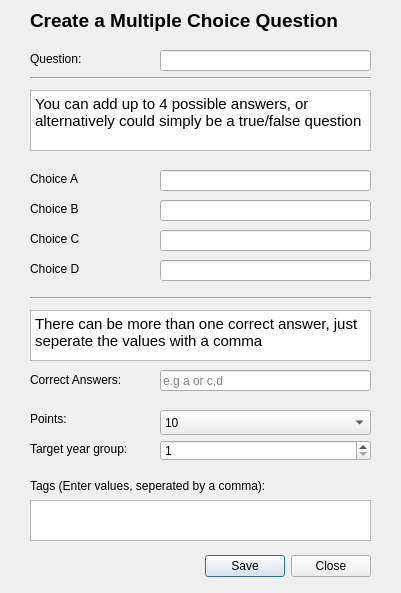
<?xml version="1.0" encoding="UTF-8"?>
<ui version="4.0">
 <class>createQuestion</class>
 <widget class="QDialog" name="createQuestion">
  <property name="geometry">
   <rect>
    <x>0</x>
    <y>0</y>
    <width>401</width>
    <height>593</height>
   </rect>
  </property>
  <property name="windowTitle">
   <string>Dialog</string>
  </property>
  <widget class="QDialogButtonBox" name="buttonBox">
   <property name="geometry">
    <rect>
     <x>30</x>
     <y>550</y>
     <width>341</width>
     <height>32</height>
    </rect>
   </property>
   <property name="orientation">
    <enum>Qt::Horizontal</enum>
   </property>
   <property name="standardButtons">
    <set>QDialogButtonBox::Close|QDialogButtonBox::Save</set>
   </property>
  </widget>
  <widget class="QLineEdit" name="questionInput">
   <property name="geometry">
    <rect>
     <x>160</x>
     <y>50</y>
     <width>211</width>
     <height>21</height>
    </rect>
   </property>
  </widget>
  <widget class="QLineEdit" name="answerInput">
   <property name="geometry">
    <rect>
     <x>160</x>
     <y>370</y>
     <width>211</width>
     <height>21</height>
    </rect>
   </property>
   <property name="placeholderText">
    <string>e.g a or c,d</string>
   </property>
  </widget>
  <widget class="QLabel" name="label">
   <property name="geometry">
    <rect>
     <x>30</x>
     <y>50</y>
     <width>81</width>
     <height>17</height>
    </rect>
   </property>
   <property name="text">
    <string>Question:</string>
   </property>
  </widget>
  <widget class="QLabel" name="label_2">
   <property name="geometry">
    <rect>
     <x>30</x>
     <y>370</y>
     <width>111</width>
     <height>20</height>
    </rect>
   </property>
   <property name="text">
    <string>Correct Answers:</string>
   </property>
  </widget>
  <widget class="QPlainTextEdit" name="plainTextEdit">
   <property name="geometry">
    <rect>
     <x>30</x>
     <y>500</y>
     <width>341</width>
     <height>41</height>
    </rect>
   </property>
  </widget>
  <widget class="QLabel" name="label_4">
   <property name="geometry">
    <rect>
     <x>30</x>
     <y>470</y>
     <width>341</width>
     <height>31</height>
    </rect>
   </property>
   <property name="text">
    <string>Tags (Enter values, seperated by a comma):</string>
   </property>
  </widget>
  <widget class="QLabel" name="label_3">
   <property name="geometry">
    <rect>
     <x>30</x>
     <y>410</y>
     <width>67</width>
     <height>17</height>
    </rect>
   </property>
   <property name="text">
    <string>Points:</string>
   </property>
  </widget>
  <widget class="QComboBox" name="comboBox">
   <property name="geometry">
    <rect>
     <x>160</x>
     <y>410</y>
     <width>211</width>
     <height>25</height>
    </rect>
   </property>
   <item>
    <property name="text">
     <string>10</string>
    </property>
   </item>
   <item>
    <property name="text">
     <string>15</string>
    </property>
   </item>
   <item>
    <property name="text">
     <string>20</string>
    </property>
   </item>
   <item>
    <property name="text">
     <string>25</string>
    </property>
   </item>
   <item>
    <property name="text">
     <string>30</string>
    </property>
   </item>
   <item>
    <property name="text">
     <string>35</string>
    </property>
   </item>
   <item>
    <property name="text">
     <string>40</string>
    </property>
   </item>
   <item>
    <property name="text">
     <string>45</string>
    </property>
   </item>
   <item>
    <property name="text">
     <string>50</string>
    </property>
   </item>
   <item>
    <property name="text">
     <string/>
    </property>
   </item>
  </widget>
  <widget class="QLabel" name="label_5">
   <property name="geometry">
    <rect>
     <x>30</x>
     <y>440</y>
     <width>141</width>
     <height>17</height>
    </rect>
   </property>
   <property name="text">
    <string>Target year group:</string>
   </property>
  </widget>
  <widget class="QSpinBox" name="spinBox">
   <property name="geometry">
    <rect>
     <x>160</x>
     <y>440</y>
     <width>211</width>
     <height>21</height>
    </rect>
   </property>
   <property name="minimum">
    <number>1</number>
   </property>
   <property name="maximum">
    <number>13</number>
   </property>
  </widget>
  <widget class="QLabel" name="label_6">
   <property name="geometry">
    <rect>
     <x>30</x>
     <y>10</y>
     <width>321</width>
     <height>21</height>
    </rect>
   </property>
   <property name="font">
    <font>
     <pointsize>14</pointsize>
     <weight>75</weight>
     <bold>true</bold>
    </font>
   </property>
   <property name="text">
    <string>Create a Multiple Choice Question</string>
   </property>
  </widget>
  <widget class="QLabel" name="label_7">
   <property name="geometry">
    <rect>
     <x>30</x>
     <y>170</y>
     <width>67</width>
     <height>17</height>
    </rect>
   </property>
   <property name="text">
    <string>Choice A</string>
   </property>
  </widget>
  <widget class="Line" name="line">
   <property name="geometry">
    <rect>
     <x>30</x>
     <y>70</y>
     <width>341</width>
     <height>16</height>
    </rect>
   </property>
   <property name="orientation">
    <enum>Qt::Horizontal</enum>
   </property>
  </widget>
  <widget class="QLineEdit" name="lineEdit">
   <property name="geometry">
    <rect>
     <x>160</x>
     <y>260</y>
     <width>211</width>
     <height>21</height>
    </rect>
   </property>
  </widget>
  <widget class="QLineEdit" name="lineEdit_2">
   <property name="geometry">
    <rect>
     <x>160</x>
     <y>170</y>
     <width>211</width>
     <height>21</height>
    </rect>
   </property>
   <property name="placeholderText">
    <string/>
   </property>
  </widget>
  <widget class="QLineEdit" name="lineEdit_3">
   <property name="geometry">
    <rect>
     <x>160</x>
     <y>200</y>
     <width>211</width>
     <height>21</height>
    </rect>
   </property>
  </widget>
  <widget class="QLineEdit" name="lineEdit_4">
   <property name="geometry">
    <rect>
     <x>160</x>
     <y>230</y>
     <width>211</width>
     <height>21</height>
    </rect>
   </property>
  </widget>
  <widget class="QTextBrowser" name="textBrowser">
   <property name="geometry">
    <rect>
     <x>30</x>
     <y>90</y>
     <width>341</width>
     <height>61</height>
    </rect>
   </property>
   <property name="html">
    <string>&lt;!DOCTYPE HTML PUBLIC &quot;-//W3C//DTD HTML 4.0//EN&quot; &quot;http://www.w3.org/TR/REC-html40/strict.dtd&quot;&gt;
&lt;html&gt;&lt;head&gt;&lt;meta name=&quot;qrichtext&quot; content=&quot;1&quot; /&gt;&lt;style type=&quot;text/css&quot;&gt;
p, li { white-space: pre-wrap; }
&lt;/style&gt;&lt;/head&gt;&lt;body style=&quot; font-family:'Ubuntu'; font-size:11pt; font-weight:400; font-style:normal;&quot;&gt;
&lt;p style=&quot; margin-top:0px; margin-bottom:0px; margin-left:0px; margin-right:0px; -qt-block-indent:0; text-indent:0px;&quot;&gt;You can add up to 4 possible answers, or alternatively could simply be a true/false question&lt;/p&gt;&lt;/body&gt;&lt;/html&gt;</string>
   </property>
  </widget>
  <widget class="Line" name="line_2">
   <property name="geometry">
    <rect>
     <x>30</x>
     <y>290</y>
     <width>341</width>
     <height>16</height>
    </rect>
   </property>
   <property name="orientation">
    <enum>Qt::Horizontal</enum>
   </property>
  </widget>
  <widget class="QLabel" name="label_8">
   <property name="geometry">
    <rect>
     <x>30</x>
     <y>200</y>
     <width>67</width>
     <height>17</height>
    </rect>
   </property>
   <property name="text">
    <string>Choice B</string>
   </property>
  </widget>
  <widget class="QLabel" name="label_9">
   <property name="geometry">
    <rect>
     <x>30</x>
     <y>230</y>
     <width>67</width>
     <height>17</height>
    </rect>
   </property>
   <property name="text">
    <string>Choice C</string>
   </property>
  </widget>
  <widget class="QLabel" name="label_10">
   <property name="geometry">
    <rect>
     <x>30</x>
     <y>260</y>
     <width>67</width>
     <height>17</height>
    </rect>
   </property>
   <property name="text">
    <string>Choice D</string>
   </property>
  </widget>
  <widget class="QTextBrowser" name="textBrowser_2">
   <property name="geometry">
    <rect>
     <x>30</x>
     <y>310</y>
     <width>341</width>
     <height>51</height>
    </rect>
   </property>
   <property name="html">
    <string>&lt;!DOCTYPE HTML PUBLIC &quot;-//W3C//DTD HTML 4.0//EN&quot; &quot;http://www.w3.org/TR/REC-html40/strict.dtd&quot;&gt;
&lt;html&gt;&lt;head&gt;&lt;meta name=&quot;qrichtext&quot; content=&quot;1&quot; /&gt;&lt;style type=&quot;text/css&quot;&gt;
p, li { white-space: pre-wrap; }
&lt;/style&gt;&lt;/head&gt;&lt;body style=&quot; font-family:'Ubuntu'; font-size:11pt; font-weight:400; font-style:normal;&quot;&gt;
&lt;p style=&quot; margin-top:0px; margin-bottom:0px; margin-left:0px; margin-right:0px; -qt-block-indent:0; text-indent:0px;&quot;&gt;There can be more than one correct answer, just seperate the values with a comma&lt;/p&gt;&lt;/body&gt;&lt;/html&gt;</string>
   </property>
  </widget>
 </widget>
 <resources/>
 <connections>
  <connection>
   <sender>buttonBox</sender>
   <signal>accepted()</signal>
   <receiver>createQuestion</receiver>
   <slot>accept()</slot>
   <hints>
    <hint type="sourcelabel">
     <x>248</x>
     <y>254</y>
    </hint>
    <hint type="destinationlabel">
     <x>157</x>
     <y>274</y>
    </hint>
   </hints>
  </connection>
  <connection>
   <sender>buttonBox</sender>
   <signal>rejected()</signal>
   <receiver>createQuestion</receiver>
   <slot>close()</slot>
   <hints>
    <hint type="sourcelabel">
     <x>316</x>
     <y>260</y>
    </hint>
    <hint type="destinationlabel">
     <x>286</x>
     <y>274</y>
    </hint>
   </hints>
  </connection>
 </connections>
</ui>
